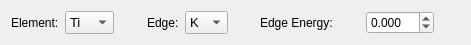
       <widget class="QWidget" name="horizontalLayoutWidget_11">
        <property name="geometry">
         <rect>
          <x>0</x>
          <y>40</y>
          <width>471</width>
          <height>41</height>
         </rect>
        </property>
        <layout class="QHBoxLayout" name="horizontalLayout_21">
         <item>
          <widget class="QLabel" name="label_86">
           <property name="text">
            <string>Element:</string>
           </property>
          </widget>
         </item>
         <item>
          <widget class="QComboBox" name="choice">
           <property name="font">
            <font>
             <pointsize>10</pointsize>
            </font>
           </property>
           <item>
            <property name="text">
             <string>Ti</string>
            </property>
           </item>
           <item>
            <property name="text">
             <string>V</string>
            </property>
           </item>
           <item>
            <property name="text">
             <string>Cr</string>
            </property>
           </item>
           <item>
            <property name="text">
             <string>Mn</string>
            </property>
           </item>
           <item>
            <property name="text">
             <string>Fe</string>
            </property>
           </item>
           <item>
            <property name="text">
             <string>Co</string>
            </property>
           </item>
           <item>
            <property name="text">
             <string>Ni</string>
            </property>
           </item>
           <item>
            <property name="text">
             <string>Cu</string>
            </property>
           </item>
           <item>
            <property name="text">
             <string>Zn</string>
            </property>
           </item>
           <item>
            <property name="text">
             <string>Ga</string>
            </property>
           </item>
           <item>
            <property name="text">
             <string>Ge</string>
            </property>
           </item>
           <item>
            <property name="text">
             <string>As</string>
            </property>
           </item>
           <item>
            <property name="text">
             <string>Se</string>
            </property>
           </item>
           <item>
            <property name="text">
             <string>Br</string>
            </property>
           </item>
           <item>
            <property name="text">
             <string>Kr</string>
            </property>
           </item>
           <item>
            <property name="text">
             <string>Rb</string>
            </property>
           </item>
           <item>
            <property name="text">
             <string>Sr</string>
            </property>
           </item>
           <item>
            <property name="text">
             <string>Y</string>
            </property>
           </item>
           <item>
            <property name="text">
             <string>Zr</string>
            </property>
           </item>
           <item>
            <property name="text">
             <string>Nb</string>
            </property>
           </item>
           <item>
            <property name="text">
             <string>Mo</string>
            </property>
           </item>
           <item>
            <property name="text">
             <string>Tc</string>
            </property>
           </item>
           <item>
            <property name="text">
             <string>Ru</string>
            </property>
           </item>
           <item>
            <property name="text">
             <string>Rh</string>
            </property>
           </item>
           <item>
            <property name="text">
             <string>Pd</string>
            </property>
           </item>
           <item>
            <property name="text">
             <string>Sb</string>
            </property>
           </item>
           <item>
            <property name="text">
             <string>Te</string>
            </property>
           </item>
           <item>
            <property name="text">
             <string>I</string>
            </property>
           </item>
           <item>
            <property name="text">
             <string>Xe</string>
            </property>
           </item>
           <item>
            <property name="text">
             <string>Cs</string>
            </property>
           </item>
           <item>
            <property name="text">
             <string>Ba</string>
            </property>
           </item>
           <item>
            <property name="text">
             <string>La</string>
            </property>
           </item>
           <item>
            <property name="text">
             <string>Ce</string>
            </property>
           </item>
           <item>
            <property name="text">
             <string>Pr</string>
            </property>
           </item>
           <item>
            <property name="text">
             <string>Nd</string>
            </property>
           </item>
           <item>
            <property name="text">
             <string>Pm</string>
            </property>
           </item>
           <item>
            <property name="text">
             <string>Sm</string>
            </property>
           </item>
           <item>
            <property name="text">
             <string>Eu</string>
            </property>
           </item>
           <item>
            <property name="text">
             <string>Gd</string>
            </property>
           </item>
           <item>
            <property name="text">
             <string>Tb</string>
            </property>
           </item>
           <item>
            <property name="text">
             <string>Dy</string>
            </property>
           </item>
           <item>
            <property name="text">
             <string>Ho</string>
            </property>
           </item>
           <item>
            <property name="text">
             <string>Er</string>
            </property>
           </item>
           <item>
            <property name="text">
             <string>Tm</string>
            </property>
           </item>
           <item>
            <property name="text">
             <string>Yb</string>
            </property>
           </item>
           <item>
            <property name="text">
             <string>Lu</string>
            </property>
           </item>
           <item>
            <property name="text">
             <string>Hf</string>
            </property>
           </item>
           <item>
            <property name="text">
             <string>Ta</string>
            </property>
           </item>
           <item>
            <property name="text">
             <string>W</string>
            </property>
           </item>
           <item>
            <property name="text">
             <string>Re</string>
            </property>
           </item>
           <item>
            <property name="text">
             <string>Os</string>
            </property>
           </item>
           <item>
            <property name="text">
             <string>Ir</string>
            </property>
           </item>
           <item>
            <property name="text">
             <string>Pt</string>
            </property>
           </item>
           <item>
            <property name="text">
             <string>Au</string>
            </property>
           </item>
           <item>
            <property name="text">
             <string>Hg</string>
            </property>
           </item>
           <item>
            <property name="text">
             <string>Tl</string>
            </property>
           </item>
           <item>
            <property name="text">
             <string>Pb</string>
            </property>
           </item>
           <item>
            <property name="text">
             <string>Bi</string>
            </property>
           </item>
           <item>
            <property name="text">
             <string>Po</string>
            </property>
           </item>
           <item>
            <property name="text">
             <string>At</string>
            </property>
           </item>
           <item>
            <property name="text">
             <string>Rn</string>
            </property>
           </item>
           <item>
            <property name="text">
             <string>Fr</string>
            </property>
           </item>
           <item>
            <property name="text">
             <string>Ra</string>
            </property>
           </item>
           <item>
            <property name="text">
             <string>Ac</string>
            </property>
           </item>
           <item>
            <property name="text">
             <string>Th</string>
            </property>
           </item>
           <item>
            <property name="text">
             <string>Pa</string>
            </property>
           </item>
           <item>
            <property name="text">
             <string>U</string>
            </property>
           </item>
           <item>
            <property name="text">
             <string>Np</string>
            </property>
           </item>
           <item>
            <property name="text">
             <string>Pu</string>
            </property>
           </item>
           <item>
            <property name="text">
             <string>Am</string>
            </property>
           </item>
           <item>
            <property name="text">
             <string>Cm</string>
            </property>
           </item>
           <item>
            <property name="text">
             <string>Bk</string>
            </property>
           </item>
           <item>
            <property name="text">
             <string>Cf</string>
            </property>
           </item>
           <item>
            <property name="text">
             <string>Es</string>
            </property>
           </item>
           <item>
            <property name="text">
             <string>Fm</string>
            </property>
           </item>
           <item>
            <property name="text">
             <string>Md</string>
            </property>
           </item>
           <item>
            <property name="text">
             <string>No</string>
            </property>
           </item>
          </widget>
         </item>
         <item>
          <widget class="QLabel" name="label_87">
           <property name="text">
            <string/>
           </property>
          </widget>
         </item>
         <item>
          <widget class="QLabel" name="label_88">
           <property name="text">
            <string>Edge:</string>
           </property>
          </widget>
         </item>
         <item>
          <widget class="QComboBox" name="edge">
           <property name="font">
            <font>
             <pointsize>10</pointsize>
            </font>
           </property>
           <item>
            <property name="text">
             <string>K</string>
            </property>
           </item>
           <item>
            <property name="text">
             <string>L1</string>
            </property>
           </item>
           <item>
            <property name="text">
             <string>L2</string>
            </property>
           </item>
           <item>
            <property name="text">
             <string>L3</string>
            </property>
           </item>
          </widget>
         </item>
         <item>
          <widget class="QLabel" name="label_89">
           <property name="text">
            <string/>
           </property>
          </widget>
         </item>
         <item>
          <widget class="QLabel" name="label_90">
           <property name="text">
            <string>Edge Energy:</string>
           </property>
          </widget>
         </item>
         <item>
          <widget class="QLabel" name="label_91">
           <property name="text">
            <string/>
           </property>
          </widget>
         </item>
         <item>
          <widget class="QDoubleSpinBox" name="edge_energy">
           <property name="decimals">
            <number>3</number>
           </property>
           <property name="minimum">
            <double>-50.000000000000000</double>
           </property>
           <property name="maximum">
            <double>50.000000000000000</double>
           </property>
          </widget>
         </item>
         <item>
          <widget class="QLabel" name="label_92">
           <property name="text">
            <string/>
           </property>
          </widget>
         </item>
        </layout>
       </widget>
